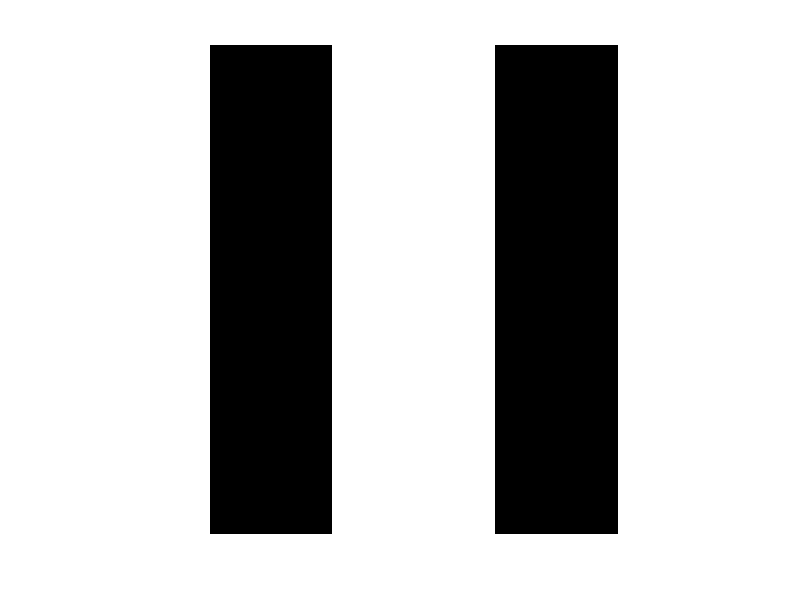

Write the MATLAB code that produced this figure.
clc ;
clear all;
A1(:,:,1)=[0 0 0 0 0 1 1 0 0 0 0 0;
    0 0 0 0 0 1 1 0 0 0 0 0;
    0 0 0 0 0 1 1 0 0 0 0 0;
    0 0 0 0 1 1 1 1 0 0 0 0;
    0 0 0 1 1 1 1 1 1 0 0 0;
    0 0 1 1 1 1 1 1 1 1 0 0;
    0 1 1 1 0 1 1 0 1 1 1 0;
    1 1 1 0 0 1 1 0 0 1 1 1;
    1 1 0 0 0 1 1 0 0 0 1 1;
    1 0 0 0 0 1 1 0 0 0 0 1;
    0 0 0 0 1 1 1 1 0 0 0 0;
    0 0 0 0 1 0 0 1 0 0 0 0;];
%figure
%imshow(A1(:,:,1));

B1(:,:,1)=[0 0 0 1 1 1 1 0 0 0;
    0 0 0 1 1 1 1 0 0 0;
    0 0 0 1 1 1 1 0 0 0;
    0 0 0 1 1 1 1 0 0 0;
    0 0 0 1 1 1 1 0 0 0;
    0 0 0 1 1 1 1 0 0 0;
    0 0 0 1 1 1 1 0 0 0;
    0 0 0 1 1 1 1 0 0 0;
    0 0 0 1 1 1 1 0 0 0;
    0 0 0 1 1 1 1 0 0 0;
    0 0 0 1 1 1 1 0 0 0;
    0 0 0 1 1 1 1 0 0 0;];

%figure
%imshow(B1(:,:,1));

A1(:,:,2)=[0 0 0 0 1 1 1 1 0 0 0 0;
           0 0 0 0 0 1 1 0 0 0 0 0;
           0 0 0 0 0 1 1 0 0 0 0 0;
           0 0 0 0 0 1 1 0 0 0 0 0;
           0 0 0 0 0 1 1 0 0 0 0 0;
           0 1 1 0 0 1 1 0 0 1 1 0;
           0 1 1 0 1 1 1 1 0 1 1 0;
           0 1 1 1 1 1 1 1 1 1 1 0;
           0 1 1 1 1 1 1 1 1 1 1 0;
           0 1 1 0 1 1 1 1 0 1 1 0;
           0 1 1 0 0 1 1 0 0 1 1 0;
           0 1 1 0 0 0 0 0 0 1 1 0;];
%figure
%imshow(A1(:,:,2));


A1(:,:,3)= [0 0 0 0 0 1 1 0 0 0 0 0;
    0 0 0 0 1 1 1 1 0 0 0 0;
    0 0 0 0 0 1 1 0 0 0 0 0;
    0 0 0 0 0 1 1 0 0 0 0 0;
    0 0 0 0 0 1 1 0 0 0 0 0;
    0 1 0 0 0 1 1 0 0 0 1 0;
    0 0 1 0 0 1 1 0 0 1 0 0;
    0 0 0 1 1 1 1 1 1 0 0 0;
    0 0 1 1 1 1 1 1 1 1 0 0;
    0 0 0 1 1 1 1 1 1 0 0 0;
    0 0 1 0 0 1 1 0 0 1 0 0;
    0 1 0 0 0 0 0 0 0 0 1 0;];
%figure
%imshow(A1(:,:,3));

B1(:,:,2)=[1 1 1 1 1 1 1 1 0 0;
    1 1 1 1 1 1 1 1 0 0; 
    0 0 0 0 0 0 1 1 0 0;
    0 0 0 0 0 0 1 1 0 0;
    0 0 0 0 0 0 1 1 0 0;
    1 1 1 1 1 1 1 1 0 0;
    1 1 1 1 1 1 1 1 0 0;
    1 1 0 0 0 0 0 0 0 0;
    1 1 0 0 0 0 0 0 0 0;
    1 1 0 0 0 0 0 0 0 0;
    1 1 1 1 1 1 1 1 0 0;
    1 1 1 1 1 1 1 1 0 0;
   ];
%figure
%imshow(B1(:,:,2));
B1(:,:,3)=[0 0 1 1 1 1 1 1 0 0;
    0 0 1 1 1 1 1 1 1 0;
    0 0 0 0 0 0 0 1 1 0;
    0 0 0 0 0 0 0 1 1 0;
    0 0 0 0 0 0 0 1 1 0;
    0 0 0 0 1 1 1 1 0 0;
    0 0 0 0 1 1 1 1 0 0;
    0 0 0 0 0 0 0 1 1 0;
    0 0 0 0 0 0 0 1 1 0;
    0 0 0 0 0 0 0 1 1 0;
    0 0 1 1 1 1 1 1 0 0;
    0 0 1 1 1 1 1 1 0 0;
   ];

%figure
%imshow(B1(:,:,3));


probe=[1, 0, 0, 0, 0, 0, 0, 0, 0,  0, 0, 0;
       1, 0, 0, 0, 0, 1, 1, 0, 0, 0, 0, 0;
       0, 1 ,1, 0, 0, 0, 1, 0, 0, 0, 0, 0;
       1, 0, 0, 0, 1, 1, 0, 1, 0, 0, 1, 0;
       0, 1, 0, 1, 0, 0, 0, 1, 0, 1, 0, 0;
       0, 0, 1, 1, 0, 0, 1, 1, 1, 1, 0, 0;
       0, 1, 1, 1, 0, 1, 1, 0, 0, 1, 1, 0;
       0, 1, 0, 0, 0, 1, 0, 0, 1, 1, 1, 1;
       1, 0, 1, 1, 1, 1, 1,  0, 1, 1, 1,0;
       1, 1, 1, 0, 0, 1, 1, 0, 0, 0, 0, 1;
       1, 0, 0, 0, 1, 1, 0, 1, 1, 0, 0, 1;
       0, 1, 0 ,1,  1 ,0 ,1 ,0 ,0 ,0 ,0,0;];
   
 for i=1:3

     A(i,:)=reshape(A1(:,:,i),[1,144]);

B(i,:)=reshape(B1(:,:,i),[1,120]);
 end
 
 A(A==0)=-1;
 B(B==0)=-1;
 T=zeros(144,120);
for i=1:3
T=T+(A(i,:)'*B(i,:));

end

T=T-(eye(144,120));


re=reshape(probe,[1,144]);

beta=re*T;
for i=1:20
alpha=T*beta';

beta=alpha'*T

end


for i=1:3
hd(i,1)=sum(beta-B(i,:));
end


[min_val, ind]=min(hd);
beta=B(ind,:);

beta(beta==0)=re(beta==0);

beta=sign(beta);
beta(beta<0)=0
 beta=reshape(beta,[12,10]);
 imshow(beta)






 
 
 